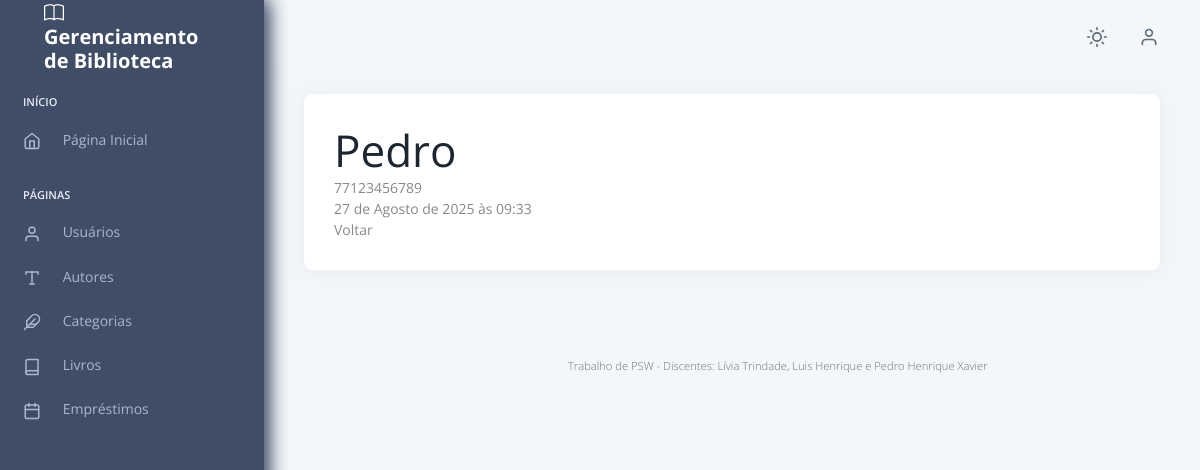
Screenshot of /usuario/2/ (signed in) with the database file from the repository.
### usuario/models.py (models this page shows, shortened)
class Usuario(User):
    nome = models.CharField(max_length=100)
    telefone = models.CharField(max_length=100)
    cidade = models.CharField(max_length=100)
    rua = models.CharField(max_length=100)
    bairro = models.CharField(max_length=100)
    numero = models.CharField(max_length=100)
    criado_em = models.DateTimeField(auto_now_add=True)
    class Meta:
        db_table = "usuarios_usuarios"
        permissions = [
            ("detail_usuario", "Pode ver o detalhe de usuário"),
        ]

### usuario/views.py (the view)
# urls.py: path('<int:id_usuario>/', views.detalha, name='index-detalha'),
@login_required
@permission_required('usuario.detail_usuario', raise_exception=True)
def detalha(request, id_usuario):
    usuario = Usuario.objects.get(id=id_usuario)
    return render(request, 'usuario/detalha.html', {'usuario': usuario})

### templates/usuario/detalha.html (shortened to what this page needs)
{% extends "_base.html" %}
{% block content %}
<h2>{{usuario.nome}}</h2>
<p>{{usuario.telefone}}</p>
<p>{{usuario.criado_em|date:"d \d\e F \d\e Y \à\s H:i"}}</p>
<div>
   <a href="/usuario/" >Voltar</a>
</div>
{% endblock %}

### rows the page displays
Usuario: nome "Pedro", telefone "77123456789", criado_em "27 de Agosto de 2025 às 09:33"
